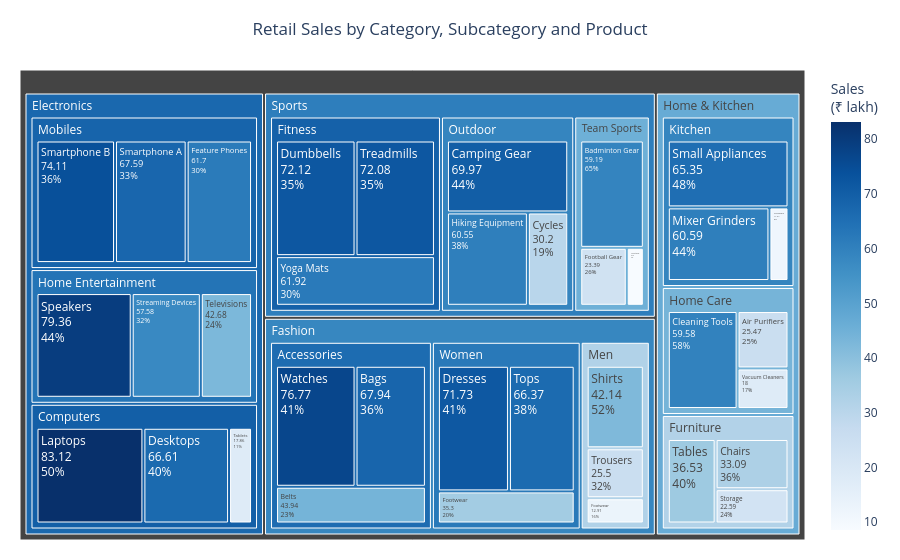

The cell this chart's notebook holds for it:
### Markdown cell above
## 8. Treemap: show values, percentages and hover details

A useful chart should not make the audience guess what a rectangle means. We can customize:
- text shown inside rectangles;
- colour;
- hover information;
- title and margins.

### Code cell
fig = px.treemap(
    df,
    path=["Category", "Subcategory", "Product"],
    values="Sales_Lakh",
    color="Sales_Lakh",
    color_continuous_scale="Blues",
    title="Retail Sales by Category, Subcategory and Product",
)

fig.update_traces(
    textinfo="label+value+percent parent",
    hovertemplate=(
        "<b>%{label}</b><br>"
        "Sales: ₹%{value:.2f} lakh<br>"
        "Share of parent: %{percentParent:.1%}<br>"
        "Share of total: %{percentRoot:.1%}"
        "<extra></extra>"
    )
)

fig.update_layout(
    title_x=0.5,
    margin=dict(t=70, l=20, r=20, b=20),
    coloraxis_colorbar=dict(title="Sales<br>(₹ lakh)")
)

fig.show()

### Figure 1 — Plotly figure (JSON) as saved in the notebook; plotly's stock layout.template omitted (floating-point values rounded to 4 significant figures)
{"data": [{"branchvalues": "total", "customdata": [[67.59], [74.11], [61.7], [83.12], [66.61], [17.86], [42.68], [79.36], [57.58], [42.14], [25.5], [12.91], [71.73], [66.37], [35.3], [76.77], [67.94], [43.94], [11.37], [60.59], [65.35], [33.09], [36.53], [22.59], [18.0], [25.47], [59.58], [72.12], [61.92], [72.08], [69.97], [30.2], [60.55], [23.39], [8.57], [59.19], [68.18], [69.6], [63.66], [32.19], [62.26], [65.94], [58.78], [31.88], [43.89], [69.04], [58.95], [45.24], [67.14], [58.36], [46.71], [60.76]], "domain": {"x": [0, 1], "y": [0, 1]}, "hovertemplate": "<b>%{label}</b><br>Sales: ₹%{value:.2f} lakh<br>Share of parent: %{percentParent:.1%}<br>Share of total: %{percentRoot:.1%}<extra></extra>", "ids": ["Electronics/Mobiles/Smartphone A", "Electronics/Mobiles/Smartphone B", "Electronics/Mobiles/Feature Phones", "Electronics/Computers/Laptops", "Electronics/Computers/Desktops", "Electronics/Computers/Tablets", "Electronics/Home Entertainment/Televisions", "Electronics/Home Entertainment/Speakers", "Electronics/Home Entertainment/Streaming Devices", "Fashion/Men/Shirts", "Fashion/Men/Trousers", "Fashion/Men/Footwear", "Fashion/Women/Dresses", "Fashion/Women/Tops", "Fashion/Women/Footwear", "Fashion/Accessories/Watches", "Fashion/Accessories/Bags", "Fashion/Accessories/Belts", "Home & Kitchen/Kitchen/Cookware", "Home & Kitchen/Kitchen/Mixer Grinders", "Home & Kitchen/Kitchen/Small Appliances", "Home & Kitchen/Furniture/Chairs", "Home & Kitchen/Furniture/Tables", "Home & Kitchen/Furniture/Storage", "Home & Kitchen/Home Care/Vacuum Cleaners", "Home & Kitchen/Home Care/Air Purifiers", "Home & Kitchen/Home Care/Cleaning Tools", "Sports/Fitness/Dumbbells", "Sports/Fitness/Yoga Mats", "Sports/Fitness/Treadmills", "Sports/Outdoor/Camping Gear", "Sports/Outdoor/Cycles", "Sports/Outdoor/Hiking Equipment", "Sports/Team Sports/Football Gear", "Sports/Team Sports/Cricket Gear", "Sports/Team Sports/Badminton Gear", "Electronics/Mobiles", "Electronics/Computers", "Electronics/Home Entertainment", "Fashion/Men", "Fashion/Women", "Fashion/Accessories", "Home & Kitchen/Kitchen", "Home & Kitchen/Furniture", "Home & Kitchen/Home Care", "Sports/Fitness", "Sports/Outdoor", "Sports/Team Sports", "Electronics", "Fashion", "Home & Kitchen", "Sports"], "labels": ["Smartphone A", "Smartphone B", "Feature Phones", "Laptops", "Desktops", "Tablets", "Televisions", "Speakers", "Streaming Devices", "Shirts", "Trousers", "Footwear", "Dresses", "Tops", "Footwear", "Watches", "Bags", "Belts", "Cookware", "Mixer Grinders", "Small Appliances", "Chairs", "Tables", "Storage", "Vacuum Cleaners", "Air Purifiers", "Cleaning Tools", "Dumbbells", "Yoga Mats", "Treadmills", "Camping Gear", "Cycles", "Hiking Equipment", "Football Gear", "Cricket Gear", "Badminton Gear", "Mobiles", "Computers", "Home Entertainment", "Men", "Women", "Accessories", "Kitchen", "Furniture", "Home Care", "Fitness", "Outdoor", "Team Sports", "Electronics", "Fashion", "Home & Kitchen", "Sports"], "marker": {"coloraxis": "coloraxis", "colors": [67.59, 74.11, 61.7, 83.12, 66.61, 17.86, 42.68, 79.36, 57.58, 42.14, 25.5, 12.91, 71.73, 66.37, 35.3, 76.77, 67.94, 43.94, 11.37, 60.59, 65.35, 33.09, 36.53, 22.59, 18.0, 25.47, 59.58, 72.12, 61.92, 72.08, 69.97, 30.2, 60.55, 23.39, 8.57, 59.19, 68.18, 69.6, 63.66, 32.19, 62.26, 65.94, 58.78, 31.88, 43.89, 69.04, 58.95, 45.24, 67.14, 58.36, 46.71, 60.76]}, "name": "", "parents": ["Electronics/Mobiles", "Electronics/Mobiles", "Electronics/Mobiles", "Electronics/Computers", "Electronics/Computers", "Electronics/Computers", "Electronics/Home Entertainment", "Electronics/Home Entertainment", "Electronics/Home Entertainment", "Fashion/Men", "Fashion/Men", "Fashion/Men", "Fashion/Women", "Fashion/Women", "Fashion/Women", "Fashion/Accessories", "Fashion/Accessories", "Fashion/Accessories", "Home & Kitchen/Kitchen", "Home & Kitchen/Kitchen", "Home & Kitchen/Kitchen", "Home & Kitchen/Furniture", "Home & Kitchen/Furniture", "Home & Kitchen/Furniture", "Home & Kitchen/Home Care", "Home & Kitchen/Home Care", "Home & Kitchen/Home Care", "Sports/Fitness", "Sports/Fitness", "Sports/Fitness", "Sports/Outdoor", "Sports/Outdoor", "Sports/Outdoor", "Sports/Team Sports", "Sports/Team Sports", "Sports/Team Sports", "Electronics", "Electronics", "Electronics", "Fashion", "Fashion", "Fashion", "Home & Kitchen", "Home & Kitchen", "Home & Kitchen", "Sports", "Sports", "Sports", "", "", "", ""], "textinfo": "label+value+percent parent", "type": "treemap", "values": [67.59, 74.11, 61.7, 83.12, 66.61, 17.86, 42.68, 79.36, 57.58, 42.14, 25.5, 12.91, 71.73, 66.37, 35.3, 76.77, 67.94, 43.94, 11.37, 60.59, 65.35, 33.09, 36.53, 22.59, 18.0, 25.47, 59.58, 72.12, 61.92, 72.08, 69.97, 30.2, 60.55, 23.39, 8.57, 59.19, 203.4, 167.6, 179.6, 80.55, 173.4, 188.6, 137.3, 92.21, 103.0, 206.1, 160.7, 91.15, 550.6, 442.6, 332.6, 458.0]}], "layout": {"coloraxis": {"autocolorscale": false, "colorbar": {"title": {"text": "Sales<br>(₹ lakh)"}}, "colorscale": [[0, "rgb(247,251,255)"], [0.125, "rgb(222,235,247)"], [0.25, "rgb(198,219,239)"], [0.375, "rgb(158,202,225)"], [0.5, "rgb(107,174,214)"], [0.625, "rgb(66,146,198)"], [0.75, "rgb(33,113,181)"], [0.875, "rgb(8,81,156)"], [1, "rgb(8,48,107)"]]}, "legend": {"tracegroupgap": 0}, "margin": {"b": 20, "l": 20, "r": 20, "t": 70}, "title": {"text": "Retail Sales by Category, Subcategory and Product", "x": 0.5}}}
